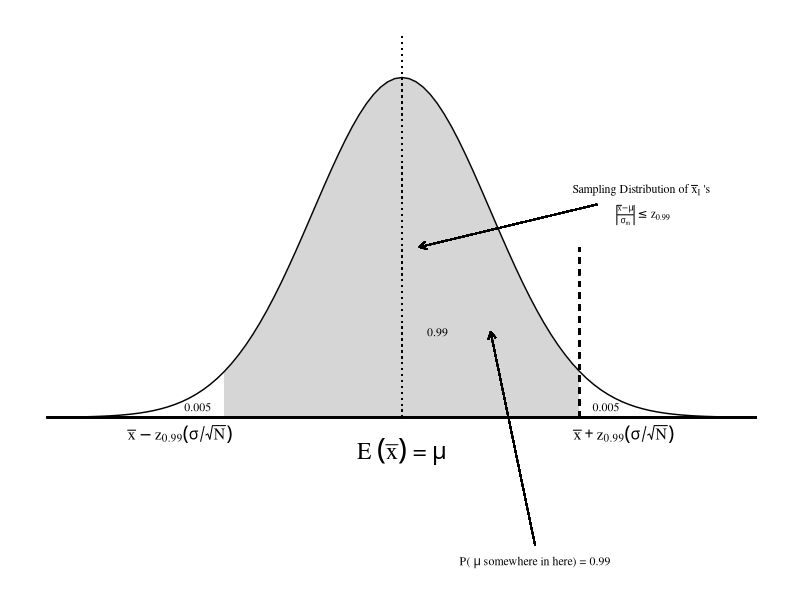
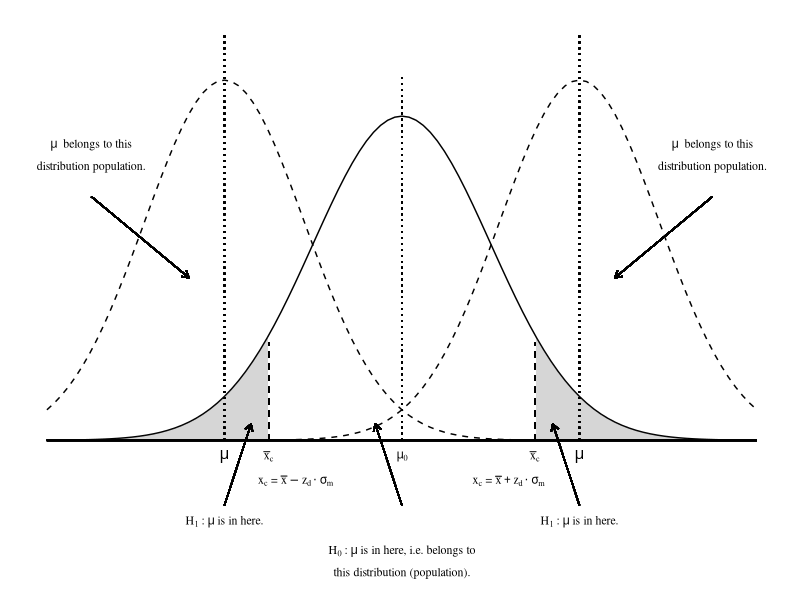
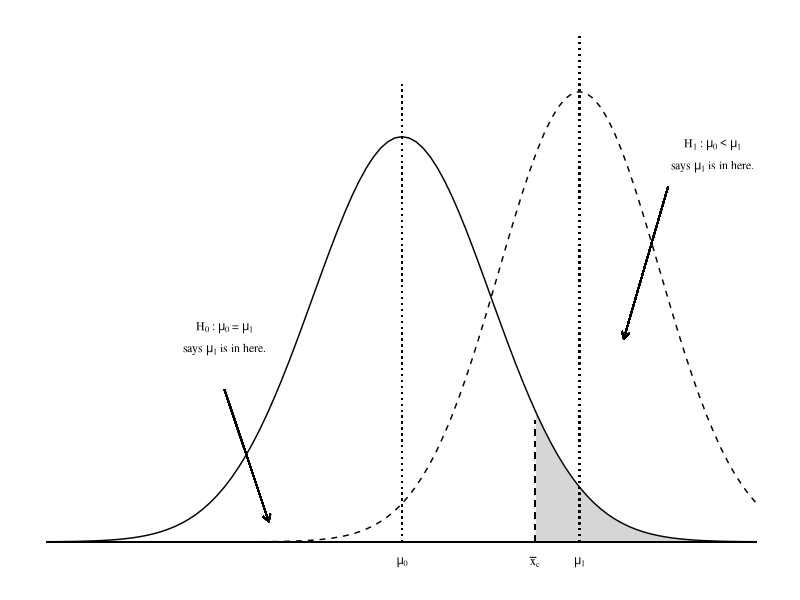
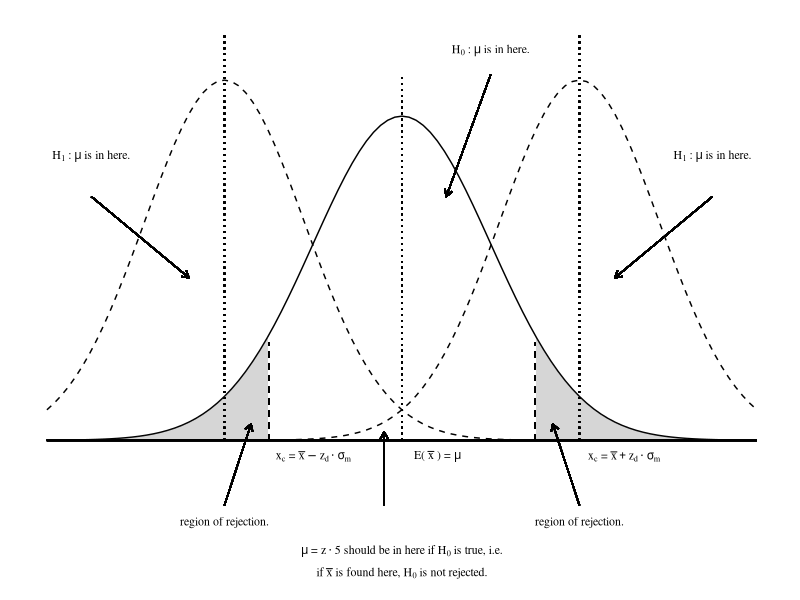
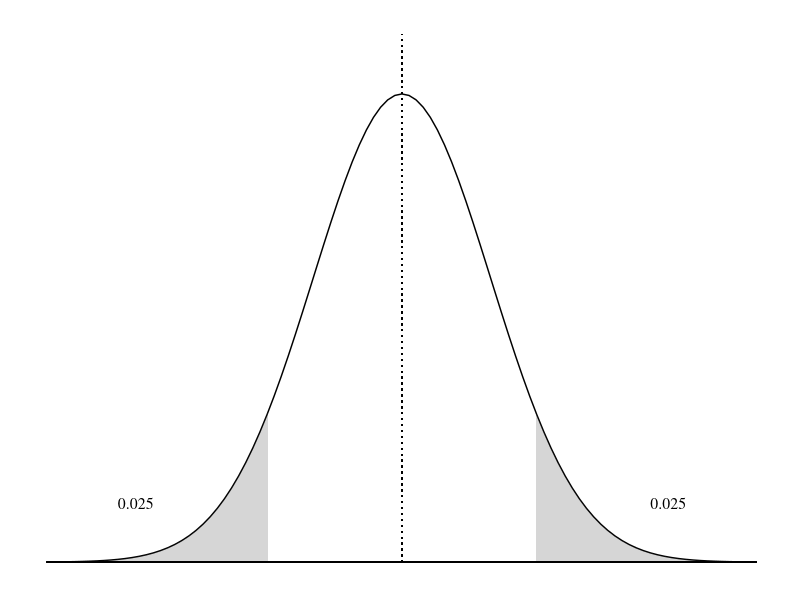
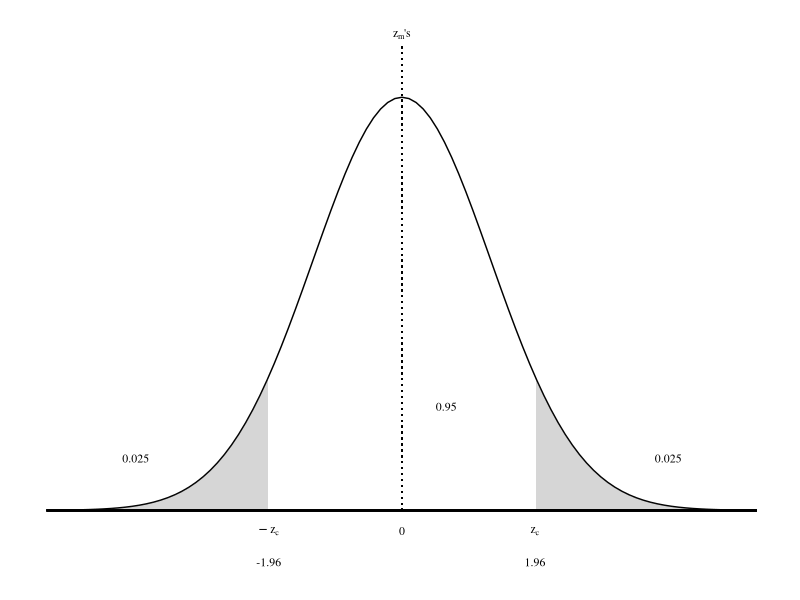
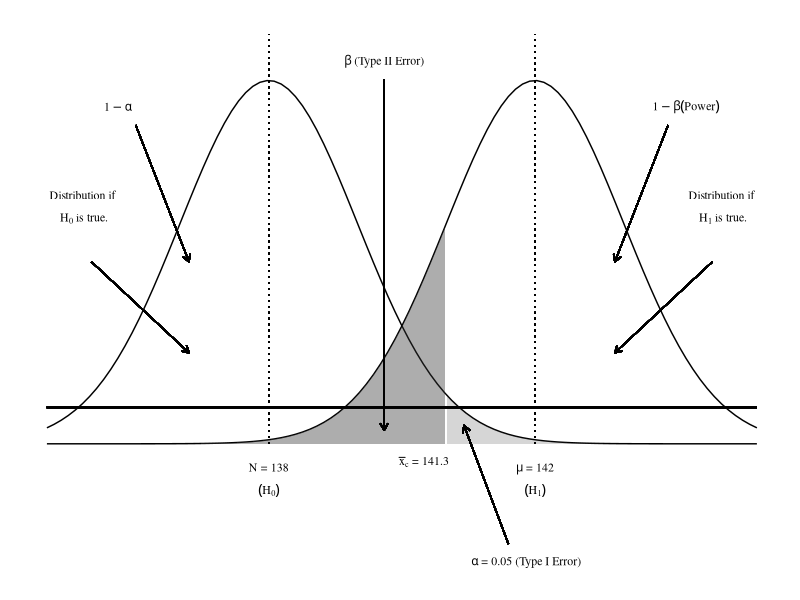

Reproduce these figures in R, in order.
## ---- chunk 1
library(knitr)
knitr::opts_chunk$set(error = TRUE, comment = NA, warnings = FALSE, messages = FALSE, tidy = TRUE, fig.width=8, fig.height=5, fig.path="Handouts/Figs/Hypothesis_Testing/", echo = TRUE)
## ---- chunk 2
library(ggplot2)
library(grid)
x <- pretty(c(-4,4), 1000)   
y <- dnorm(x,0,1)
df <- data.frame(x=x,y=y)
temp<-expression("E"~(bar(x))~"="~mu)
temp2 <- expression(atop("Sampling Distribution of"~bar(x)[I]~"'s",~abs(frac(bar(x)-mu,sigma[m])) <= z[.99]))
temp3 <- expression("P("~mu~"somewhere in here) = 0.99")
norm <- ggplot(df, aes(x)) + stat_function(fun = dnorm) +
  geom_ribbon(data=subset(df,x<=2&x>=-2),aes(ymin=0,ymax=y), alpha=0.2) +
  geom_segment(aes(x = 0, y = 0, xend = 0, yend = 0.45), linetype="dotted") +
  geom_segment(aes(x = 2, y = 0, xend = 2, yend = 0.2), linetype="dashed") +
  geom_segment(aes(x = -4, y = 0, xend = 4, yend = 0)) +
  geom_segment(aes(x = 2.2, y = 0.25, xend = 0.2, yend = 0.2), arrow = arrow(length = unit(0.2, "cm"))) +
  geom_segment(aes(x = 1.5, y = -0.15, xend = 1, yend = 0.1), arrow = arrow(length = unit(0.2, "cm"))) +
  theme(axis.title= element_blank(), panel.grid= element_blank(), 
             panel.background=element_blank(), axis.text = element_blank(), axis.ticks = element_blank()) 
norm + annotate("text", x = 0.4, y = 0.1, label = "0.99", size = 3, family="serif")  + 
  annotate('text',x = 0, y = -0.04, label = as.character(temp), parse = TRUE, size = 6, family="serif")  + 
  annotate("text", x = -2.5, y = -0.02, label = "bar(x) - z[.99] (sigma/sqrt(N))", parse=TRUE, size = 4, family="serif") +
  annotate("text", x = 2.5, y = -0.02, label = "bar(x) + z[.99] (sigma/sqrt(N))", parse=TRUE, size = 4, family="serif") +
  annotate("text", x = 2.3, y = 0.012, label = "0.005", size = 3, family="serif") +
  annotate("text", x = -2.3, y = 0.012, label = "0.005", size = 3, family="serif") +
  annotate("text", x = 2.7, y = 0.25, label = as.character(temp2), parse=TRUE, size = 3, family="serif") +
  annotate("text", x = 1.5, y = -.17, label = as.character(temp3), parse=TRUE, size = 3, family="serif")
## ---- chunk 3
library(ggplot2)
library(grid)
x <- pretty(c(-4,4), 1000)   
y <- dnorm(x,0,1)
df <- data.frame(x=x,y=y)
temp <- expression(x[c]~"="~bar(x) - z[d] %.% sigma[m])
temp2 <- expression(x[c]~"="~bar(x) + z[d] %.% sigma[m])
temp3 <- expression(atop(H[0]~":"~mu~"is in here, i.e. belongs to","this distribution (population)."))
temp4 <- expression(H[1]~":"~mu~"is in here.")
temp5 <- expression(atop(mu~" belongs to this","distribution population."))
norm <- ggplot(df, aes(x)) + stat_function(fun = dnorm) + stat_function(fun=dnorm, args=c(mean=-2, sd=0.9), linetype="dashed") + stat_function(fun=dnorm, args=c(mean=2, sd=0.9), linetype="dashed") +
  geom_ribbon(data=subset(df,x>1.5),aes(ymin=0,ymax=y), alpha=0.2) +
  geom_ribbon(data=subset(df,x< -1.5),aes(ymin=0,ymax=y), alpha=0.2) +
  geom_segment(aes(x = 0, y = 0, xend = 0, yend = 0.45), linetype="dotted") +
  geom_segment(aes(x = -2, y = 0, xend = -2, yend = 0.5), linetype="dotted") +
  geom_segment(aes(x = 2, y = 0, xend = 2, yend = 0.5), linetype="dotted") +
  geom_segment(aes(x = -1.5, y = 0, xend = -1.5, yend = 0.12),linetype="dashed") +
  geom_segment(aes(x = 1.5, y = 0, xend = 1.5, yend = 0.12), linetype="dashed") +
  geom_segment(aes(x = -4, y = 0, xend = 4, yend = 0)) +
  geom_segment(aes(x = -3.5, y = 0.3, xend = -2.4, yend = 0.2), arrow = arrow(length = unit(0.2, "cm"))) +
  geom_segment(aes(x = 3.5, y = 0.3, xend = 2.4, yend = 0.2), arrow = arrow(length = unit(0.2, "cm"))) +
  geom_segment(aes(x = -2, y = -0.08, xend = -1.7, yend = 0.02), arrow = arrow(length = unit(0.2, "cm"))) +
  geom_segment(aes(x = 2, y = -0.08, xend = 1.7, yend = 0.02), arrow = arrow(length = unit(0.2, "cm"))) +
  geom_segment(aes(x = 0, y = -0.08, xend = -0.3, yend = 0.02), arrow = arrow(length = unit(0.2, "cm"))) +
  theme(axis.title= element_blank(), panel.grid= element_blank(), 
             panel.background=element_blank(), axis.text = element_blank(), axis.ticks = element_blank()) 
norm + annotate("text", x = 0, y = -0.02, label = "mu[0]", parse=TRUE, size = 3, family="serif")  + 
  annotate("text", x = -1.5, y = -0.02, label = "bar(x)[c]", parse=TRUE, size = 3, family="serif") +
  annotate("text", x = 1.5, y = -0.02, label = "bar(x)[c]", parse=TRUE, size = 3, family="serif") +
  annotate("text", x = -1.2, y = -0.05, label = as.character(temp), parse=TRUE, size = 3, family="serif") +
  annotate("text", x = 1.2, y = -0.05, label = as.character(temp2), parse=TRUE, size = 3, family="serif") +
  annotate("text", x = 0, y = -0.15, label = as.character(temp3), parse=TRUE, size = 3, family="serif") + 
  annotate("text", x = -2, y = -0.1, label = as.character(temp4), parse=TRUE, size = 3, family="serif") + 
  annotate("text", x = 2, y = -0.1, label = as.character(temp4), parse=TRUE, size = 3, family="serif") + 
  annotate("text", x = -3.5, y = 0.35, label = as.character(temp5), parse=TRUE, size = 3, family="serif") + 
  annotate("text", x = 3.5, y = 0.35, label = as.character(temp5), parse=TRUE, size = 3, family="serif") + 
  annotate("text", x = -2, y = -0.02, label = "mu", parse=TRUE, size = 4, family="serif") +
  annotate("text", x = 2, y = -0.02, label = "mu", parse=TRUE, size = 4, family="serif")
## ---- chunk 4
library(ggplot2)
library(grid)
x <- pretty(c(-4,4), 1000)  
y <- dnorm(x,0,1)
df <- data.frame(x=x,y=y)
temp <- expression(atop(H[0]~":"~mu[0]~"="~mu[1],"says"~mu[1]~"is in here."))
temp2 <- expression(atop(H[1]~":"~mu[0] < mu[1],"says"~mu[1]~"is in here."))
norm <- ggplot(df, aes(x)) + stat_function(fun = dnorm) + stat_function(fun=dnorm, args=c(mean=2, sd=0.9), linetype="dashed") +
  geom_ribbon(data=subset(df,x>1.5),aes(ymin=0,ymax=y), alpha=0.2) +
  geom_segment(aes(x = 0, y = 0, xend = 0, yend = 0.45), linetype="dotted") +
  geom_segment(aes(x = 2, y = 0, xend = 2, yend = 0.5), linetype="dotted") +
  geom_segment(aes(x = 1.5, y = 0, xend = 1.5, yend = 0.12), linetype="dashed") +
  geom_segment(aes(x = -4, y = 0, xend = 4, yend = 0)) +
  geom_segment(aes(x = -2, y = 0.15, xend = -1.5, yend = 0.02), arrow = arrow(length = unit(0.2, "cm"))) +
  geom_segment(aes(x = 3, y = 0.35, xend = 2.5, yend = 0.2), arrow = arrow(length = unit(0.2, "cm"))) +
  theme(axis.title= element_blank(), panel.grid= element_blank(), 
             panel.background=element_blank(), axis.text = element_blank(), axis.ticks = element_blank()) 
norm + annotate("text", x = 0, y = -0.02, label = "mu[0]", parse=TRUE, size = 3, family="serif") +
  annotate("text", x = 1.5, y = -0.02, label = "bar(x)[c]", parse=TRUE, size = 3, family="serif") +
  annotate("text", x = 2, y = -0.02, label = "mu[1]", parse=TRUE, size = 3, family="serif") +
  annotate("text", x = -2, y = 0.2, label = as.character(temp), parse=TRUE, size = 3, family="serif") +
  annotate("text", x = 3.5, y = 0.38, label = as.character(temp2), parse=TRUE, size = 3, family="serif")
## ---- chunk 5
library(ggplot2)
library(grid)
x <- pretty(c(-4,4), 1000)
y <- dnorm(x,0,1)
df <- data.frame(x=x,y=y)
temp <- expression(x[c]~"="~bar(x) - z[d] %.% sigma[m])
temp2 <- expression(x[c]~"="~bar(x) + z[d] %.% sigma[m])
temp3 <- expression(atop(mu~"="~z %.% 5~"should be in here if"~H[0]~"is true, i.e.","if"~bar(x)~"is found here,"~H[0]~"is not rejected."))
temp4 <- expression(H[0]~":"~mu~"is in here.")
temp5 <- expression(H[1]~":"~mu~"is in here.")
temp6 <- expression("E("~bar(x)~") ="~mu)
norm <- ggplot(df, aes(x)) + stat_function(fun = dnorm) + stat_function(fun=dnorm, args=c(mean=-2, sd=0.9), linetype="dashed") + stat_function(fun=dnorm, args=c(mean=2, sd=0.9), linetype="dashed") +
  geom_ribbon(data=subset(df,x>1.5),aes(ymin=0,ymax=y), alpha=0.2) +
  geom_ribbon(data=subset(df,x< -1.5),aes(ymin=0,ymax=y), alpha=0.2) +
  geom_segment(aes(x = 0, y = 0, xend = 0, yend = 0.45), linetype="dotted") +
  geom_segment(aes(x = -2, y = 0, xend = -2, yend = 0.5), linetype="dotted") +
  geom_segment(aes(x = 2, y = 0, xend = 2, yend = 0.5), linetype="dotted") +
  geom_segment(aes(x = -1.5, y = 0, xend = -1.5, yend = 0.12),linetype="dashed") +
  geom_segment(aes(x = 1.5, y = 0, xend = 1.5, yend = 0.12), linetype="dashed") +
  geom_segment(aes(x = -4, y = 0, xend = 4, yend = 0)) +
  geom_segment(aes(x = -3.5, y = 0.3, xend = -2.4, yend = 0.2), arrow = arrow(length = unit(0.2, "cm"))) +
  geom_segment(aes(x = 3.5, y = 0.3, xend = 2.4, yend = 0.2), arrow = arrow(length = unit(0.2, "cm"))) +
  geom_segment(aes(x = -2, y = -0.08, xend = -1.7, yend = 0.02), arrow = arrow(length = unit(0.2, "cm"))) +
  geom_segment(aes(x = 2, y = -0.08, xend = 1.7, yend = 0.02), arrow = arrow(length = unit(0.2, "cm"))) +
  geom_segment(aes(x = -0.2, y = -0.08, xend = -0.2, yend = 0.01), arrow = arrow(length = unit(0.2, "cm"))) +
  geom_segment(aes(x = 1, y = 0.45, xend = 0.5, yend = 0.3), arrow = arrow(length = unit(0.2, "cm"))) +
  theme(axis.title= element_blank(), panel.grid= element_blank(), 
             panel.background=element_blank(), axis.text = element_blank(), axis.ticks = element_blank()) 
norm + annotate("text", x = 0.4, y = -0.02, label = as.character(temp6), parse=TRUE, size = 3, family="serif")  + 
  annotate("text", x = 1, y = 0.48, label = as.character(temp4), parse=TRUE, size = 3, family="serif") +
  annotate("text", x = -1, y = -0.02, label = as.character(temp), parse=TRUE, size = 3, family="serif") +
  annotate("text", x = 2.5, y = -0.02, label = as.character(temp2), parse=TRUE, size = 3, family="serif") +
  annotate("text", x = 0, y = -0.15, label = as.character(temp3), parse=TRUE, size = 3, family="serif") + 
  annotate("text", x = -2, y = -0.1, label = "region of rejection.", size = 3, family="serif") + 
  annotate("text", x = 2, y = -0.1, label = "region of rejection.", size = 3, family="serif") + 
  annotate("text", x = -3.5, y = 0.35, label = as.character(temp5), parse=TRUE, size = 3, family="serif") + 
  annotate("text", x = 3.5, y = 0.35, label = as.character(temp5), parse=TRUE, size = 3, family="serif")
## ---- chunk 6
library(ggplot2)
library(grid)
x <- pretty(c(-4,4), 1000)  
y <- dnorm(x,0,1)
df <- data.frame(x=x,y=y)
norm <- ggplot(df, aes(x)) + stat_function(fun = dnorm) +
  geom_ribbon(data=subset(df,x>1.5),aes(ymin=0,ymax=y), alpha=0.2) +
  geom_ribbon(data=subset(df,x< -1.5),aes(ymin=0,ymax=y), alpha=0.2) +
  geom_segment(aes(x = 0, y = 0, xend = 0, yend = 0.45), linetype="dotted") +
  geom_segment(aes(x = -4, y = 0, xend = 4, yend = 0)) +
  theme(axis.title= element_blank(), panel.grid= element_blank(), 
             panel.background=element_blank(), axis.text = element_blank(), axis.ticks = element_blank())
norm + annotate("text", x = 3, y = 0.05, label = "0.025", size = 4, family="serif")  +
  annotate("text", x = -3, y = 0.05, label = "0.025", size = 4, family="serif")
## ---- chunk 7
library(ggplot2)
library(grid)
x <- pretty(c(-4,4), 1000) 
y <- dnorm(x,0,1)
df <- data.frame(x=x,y=y)
temp <- expression(z[m]*"'s")
norm <- ggplot(df, aes(x)) + stat_function(fun = dnorm) +
  geom_ribbon(data=subset(df,x>1.5),aes(ymin=0,ymax=y), alpha=0.2) +
  geom_ribbon(data=subset(df,x< -1.5),aes(ymin=0,ymax=y), alpha=0.2) +
  geom_segment(aes(x = 0, y = 0, xend = 0, yend = 0.45), linetype="dotted") +
  geom_segment(aes(x = -4, y = 0, xend = 4, yend = 0)) +
  theme(axis.title= element_blank(), panel.grid= element_blank(), 
             panel.background=element_blank(), axis.text = element_blank(), axis.ticks = element_blank())
norm + annotate("text", x = 3, y = 0.05, label = "0.025", size = 3, family="serif")  +
  annotate("text", x = -3, y = 0.05, label = "0.025", size = 3, family="serif") +
  annotate("text", x = 0.5, y = 0.1, label = "0.95", size = 3, family="serif") +
  annotate("text", x = -1.5, y = -0.02, label = "-z[c]", parse=TRUE, size = 3, family="serif") +
  annotate("text", x = 1.5, y = -0.02, label = "z[c]", parse=TRUE, size = 3, family="serif") +
  annotate("text", x = -1.5, y = -0.05, label = "-1.96", size = 3, family="serif") +
  annotate("text", x = 1.5, y = -0.05, label = "1.96", size = 3, family="serif") +
  annotate("text", x = 0, y = -0.02, label = "0", size = 3, family="serif") +
  annotate("text", x = 0, y = 0.46, label = as.character(temp), parse=TRUE, size = 3, family="serif")
## ---- chunk 8
library(ggplot2)
library(grid)
x <- pretty(c(-4,4), 1000)   
y <- dnorm(x,-1.5,1)
y2 <- dnorm(x,1.5,1)
temp <- expression(atop("Distribution if",~H[0]~"is true."))
temp2 <- expression(atop("Distribution if",~H[1]~"is true."))
temp3 <- expression(beta~"(Type II Error)")
temp4 <- expression(atop("N = 138",(H[0])))
temp5 <- expression(atop(mu~"= 142",(H[1])))
temp6 <- expression(alpha~"= 0.05 (Type I Error)")
temp7 <- expression(bar(x)[c]~"= 141.3")
df <- data.frame(x=x,y=y)
df2 <- data.frame(x=x,y=y2)
norm <- ggplot(df, aes(x)) + stat_function(fun = dnorm, args=c(mean=-1.5)) + stat_function(fun=dnorm, args=c(mean=1.5)) +
  geom_ribbon(data=subset(df,x>0.5),aes(ymin=0,ymax=y), alpha=0.2) +
  geom_ribbon(data=subset(df2,x<0.5),aes(ymin=0,ymax=y), alpha=0.4) +
  geom_segment(aes(x = -1.5, y = 0, xend = -1.5, yend = 0.45), linetype="dotted") +
  geom_segment(aes(x = 1.5, y = 0, xend = 1.5, yend = 0.45), linetype="dotted") +
  geom_segment(aes(x = -4, y = 0.04, xend = 4, yend = 0.04)) +
  geom_segment(aes(x = -3, y = 0.35, xend = -2.4, yend = 0.2), arrow = arrow(length = unit(0.2, "cm"))) +
  geom_segment(aes(x = -3.5, y = 0.2, xend = -2.4, yend = 0.1), arrow = arrow(length = unit(0.2, "cm"))) +
  geom_segment(aes(x = 3, y = 0.35, xend = 2.4, yend = 0.2), arrow = arrow(length = unit(0.2, "cm"))) +
  geom_segment(aes(x = 3.5, y = 0.2, xend = 2.4, yend = 0.1), arrow = arrow(length = unit(0.2, "cm"))) + 
  geom_segment(aes(x = 1.2, y = -0.11, xend = 0.7, yend = 0.02), arrow = arrow(length = unit(0.2, "cm"))) +
  geom_segment(aes(x = -0.2, y = 0.4, xend = -0.2, yend = 0.015), arrow = arrow(length = unit(0.2, "cm"))) +
  theme(axis.title= element_blank(), panel.grid= element_blank(), 
             panel.background=element_blank(), axis.text = element_blank(), axis.ticks = element_blank()) 
norm + annotate("text", x = -3.2, y = 0.37, label = "1 - alpha", parse=TRUE, size = 3, family="serif")  + 
  annotate("text", x = -3.6, y = 0.26, label = as.character(temp), parse=TRUE, size = 3, family="serif") +
  annotate("text", x = 3.2, y = 0.37, label = "1 - beta (Power)", parse=TRUE, size = 3, family="serif")  + 
  annotate("text", x = 3.6, y = 0.26, label = as.character(temp2), parse=TRUE, size = 3, family="serif") +
  annotate("text", x = -0.2, y = 0.42, label = as.character(temp3), parse=TRUE, size = 3, family="serif") +
  annotate("text", x = -1.5, y = -0.04, label = as.character(temp4), parse=TRUE, size = 3, family="serif") +
  annotate("text", x = 0.25, y = -0.02, label = as.character(temp7), parse=TRUE, size = 3, family="serif") +
  annotate("text", x = 1.5, y = -0.04, label = as.character(temp5), parse=TRUE, size = 3, family="serif") +
  annotate("text", x = 1.4, y = -0.13, label = as.character(temp6), parse=TRUE, size = 3, family="serif")
